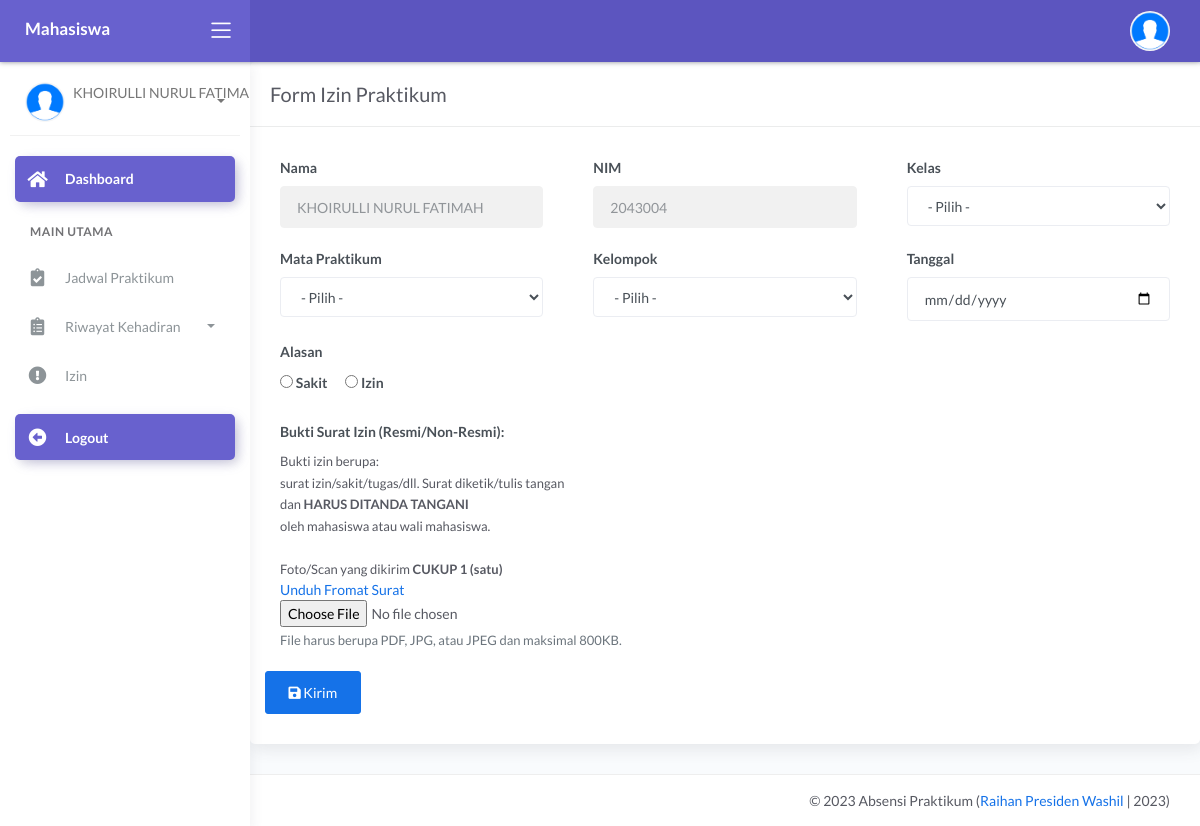
Screenshot of /mahasiswa/index.php?page=izin (signed in) with the database file from the repository.
### tables this page shows
CREATE TABLE `tb_mahasiswa` (
  `id_mahasiswa` int(11) NOT NULL,
  `nim` varchar(60) NOT NULL,
  `nama_mahasiswa` varchar(120) NOT NULL,
  `password` varchar(255) NOT NULL,
  `foto` varchar(255) NOT NULL,
  `status` varchar(15) NOT NULL
);

### mahasiswa/modul/izin/ajukan_izin.php (the view, shortened to what this page needs)
<div class="card">
    <div class="card-header">
        <div class="card-title">Form Izin Praktikum</div>
    </div>
    <div class="card-body">
        <form action="?page=mahasiswa&act=proses" method="post" enctype="multipart/form-data">
            <div class="row">
                <div class="col-md-4">
                    <div class="form-group">
                        <label for="nama">Nama</label>
                        <input type="text" class="form-control" name="nama" value="<?= $data['nama_mahasiswa']; ?>"
                            readonly>
                    </div>
                </div>
                <div class="col-md-4">
                    <div class="form-group">
                        <label for="nim">NIM</label>
                        <input type="text" class="form-control" name="nim" value="<?= $data['nim']; ?>" readonly>
                    </div>
                </div>
                <div class="col-md-4">
                    <div class="form-group">
                        <label for="kelas">Kelas</label>
                        <select name="id_mkelas" class="form-control" required>
                            <option value="">- Pilih -</option>
                        </select>
                    </div>
                </div>
            </div>
            <div class="row">
                <div class="col-md-4">
                    <div class="form-group">
                        <label>Mata Praktikum</label>
                        <select name="id_matakuliah" class="form-control" required>
                            <option value="">- Pilih -</option>
                        </select>
                    </div>
                </div>
                <div class="col-md-4">
                    <div class="form-group">
                        <label for="kelompok">Kelompok</label>
                        <select class="form-control" id="kelompok" name="kelompok">
                            <option value="">- Pilih -</option>
                        </select>
                    </div>
                </div>
                <div class="col-md-4">
                    <div class="form-group">
                        <label for="tanggal">Tanggal</label>
                        <input type="date" name="tanggal" class="form-control">
                    </div>
                </div>
            </div>
            <div class="row">
                <div class="col-md-6">
                    <div class="form-check">
                        <label>Alasan</label><br />
                        <label class="form-radio-label">
                            <input class="form-radio-input" type="radio" name="alasan" value="Sakit">
                            <span class="form-radio-sign">Sakit</span>
                        </label>
                        <label class="form-radio-label">
                            <input class="form-radio-input" type="radio" name="alasan" value="Izin">
                            <span class="form-radio-sign">Izin</span>
                        </label>
                    </div>
                </div>
            </div>
            <div class="row">
                <div class="col-md-6">
                    <div class="form-group">
                        <label for="surat_izin">Bukti Surat Izin (Resmi/Non-Resmi):</label>
                        <br><small>Bukti izin berupa:
                            <br>surat izin/sakit/tugas/dll. Surat diketik/tulis tangan
                            <br>dan <b>HARUS DITANDA TANGANI</b>
                            <br>oleh mahasiswa atau wali mahasiswa.
                            <br>
                            <br>Foto/Scan yang dikirim <b>CUKUP 1 (satu)</b>
                        </small>
                        <br>
                        <a href="modul/izin/SURAT%20PERMOHONAN%20IZIN%20PRAKTIKUM.docx" download>Unduh Fromat Surat</a>
                        <input type="file" id="surat_izin" name="surat_izin" class="form-control-file"
                            accept=".pdf, .jpg, .jpeg" required>
                        <small class="form-text text-muted">File harus berupa PDF, JPG, atau JPEG dan maksimal
                            800KB.</small>
                    </div>
                </div>
            </div>
            <div class="row">
                <div class="form-group">
                    <button name="saveIzin" type="submit" class="btn btn-primary"><i class="fa fa-save"></i>
                        Kirim</button>
                </div>
            </div>
        </form>
    </div>

### mahasiswa/index.php (shortened to what this page needs)
<?php
include '../config/db.php';
	?>
<?php
$id_login = @$_SESSION['mahasiswa'];
$sql = mysqli_query($con, "SELECT * FROM tb_mahasiswa
WHERE tb_mahasiswa.id_mahasiswa = '$id_login'") or die(mysqli_error($con));
$data = mysqli_fetch_array($sql);
?>
<!DOCTYPE html>
<html lang="en">
<head>
	<link rel="stylesheet" href="../assets/css/bootstrap.min.css">
	<link rel="stylesheet" href="../assets/css/atlantis.min.css">
	<link rel="stylesheet" href="../assets/css/demo.css">
</head>
<body>
	<div class="wrapper">
		<div class="main-header">
			<div class="logo-header" data-background-color="purple">
				<a href="index.php" class="logo">
					<b class="text-white">Mahasiswa</b>
				</a>
				<div class="nav-toggle">
					<button class="btn btn-toggle toggle-sidebar">
						<i class="icon-menu"></i>
					</button>
				</div>
			</div>
			<nav class="navbar navbar-header navbar-expand-lg" data-background-color="purple2">
				<div class="container-fluid">
					<ul class="navbar-nav topbar-nav ml-md-auto align-items-center">
						<li class="nav-item dropdown hidden-caret">
							<a class="dropdown-toggle profile-pic" data-toggle="dropdown" href="#"
								aria-expanded="false">
								<div class="avatar-sm">
									<img src="../assets/img/user/<?= $data['foto'] ?>" alt="..."
										class="avatar-img rounded-circle">
								</div>
							</a>
						</li>
					</ul>
				</div>
			</nav>
		</div>
		<div class="sidebar sidebar-style-2">
			<div class="sidebar-wrapper scrollbar scrollbar-inner">
				<div class="sidebar-content">
					<div class="user">
						<div class="avatar-sm float-left mr-2">
							<img src="../assets/img/user/<?= $data['foto'] ?>" alt="..."
								class="avatar-img rounded-circle">
						</div>
						<div class="info">
							<a data-toggle="collapse" href="#collapseExample" aria-expanded="true">
								<span>
									<?= $data['nama_mahasiswa'] ?>
									<span class="caret"></span>
								</span>
							</a>
							<div class="clearfix"></div>
						</div>
					</div>
					<ul class="nav nav-secondary">
						<li class="nav-item active">
							<a href="index.php" class="collapsed">
								<i class="fas fa-home"></i>
								<p>Dashboard</p>
							</a>
						</li>
						<li class="nav-section">
							<h4 class="text-section">Main Utama</h4>
						</li>
						<li class="nav-item">
							<a href="?page=jadwal">
								<i class="fas fa-clipboard-check"></i>
								<p>Jadwal Praktikum</p>
							</a>
						</li>
						<li class="nav-item">
							<a data-toggle="collapse" href="#sidebarLayouts">
								<i class="fas fa-clipboard-list"></i>
								<p>Riwayat Kehadiran</p>
								<span class="caret"></span>
							</a>
						</li>
						<li class="nav-item">
							<a href="?page=izin">
								<i class="fa fa-exclamation-circle"></i>
								<p>Izin</p>
							</a>
						</li>
						<li class="nav-item active mt-3">
							<a href="logout.php" class="collapsed">
								<i class="fas fa-arrow-alt-circle-left"></i>
								<p>Logout</p>
							</a>
						</li>
					</ul>
				</div>
			</div>
		</div>
		<div class="main-panel">
			<div class="content">
				<?php
				$page = @$_GET['page'];
				$act = @$_GET['act'];
				if ($page == 'izin') {
					if ($act == '') {
						include 'modul/izin/ajukan_izin.php';
					}
				} elseif ($page == 'kehadiran') {
					if ($act == '') {
						include 'modul/kehadiran/kehadiran.php';
					} elseif ($act == 'detail') {
						include 'modul/absen/detail.php';
					}
				} elseif ($page == 'jadwal') {
					include 'modul/jadwal/jadwal_praktikum.php';
				} elseif ($page == 'change') {
					include 'modul/user/ganti_password.php';
				} elseif ($page == 'mahasiswa' && $act == 'proses') {
					include 'modul/izin/proses.php';
				} elseif ($page == '') {
					include 'modul/home.php';
				} else {
					echo "<b>Tidak ada Halaman</b>";
				}
				?>
			</div>
			<footer class="footer">
				<div class="container">
					<div class="copyright ml-auto">
						&copy;
						<?php echo date('Y'); ?> Absensi Praktikum (<a href="index.php">Raihan Presiden Washil
						</a> | 2023)
					</div>
				</div>
			</footer>
		</div>
	</div>
</body>
</html>

### rows the page displays
tb_mahasiswa: foto (picture), nama_mahasiswa "KHOIRULLI NURUL…", nama "KHOIRULLI NURUL FATIMAH", nim "2043004"
